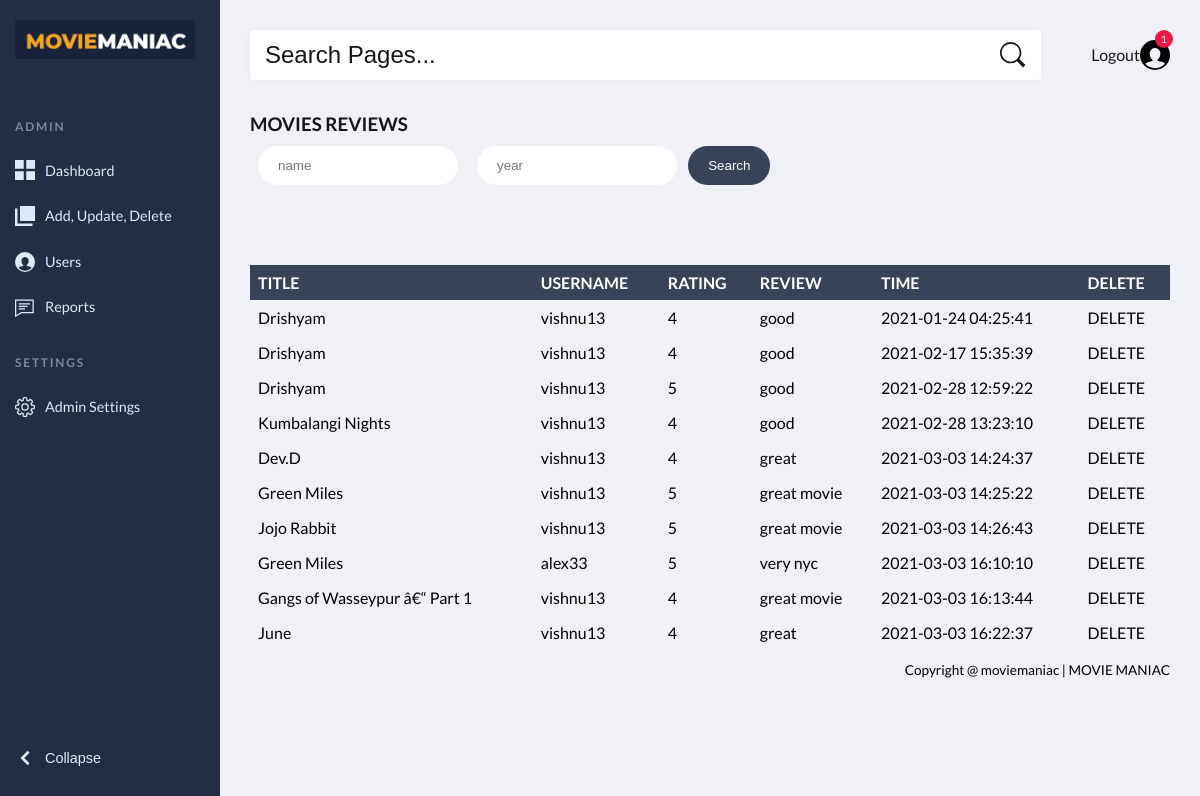
The page /viewmoviesreview.php on the database its author committed.
### tables this page shows
CREATE TABLE IF NOT EXISTS `moviesreview` (
  `movietitle` varchar(100) NOT NULL,
  `username` varchar(100) NOT NULL,
  `reviewrating` int(10) NOT NULL,
  `reviewcontent` varchar(500) NOT NULL,
  `time` timestamp NOT NULL DEFAULT CURRENT_TIMESTAMP,
  `report` int(6) NOT NULL
);

### viewmoviesreview.php (the view, shortened to what this page needs)
<?php
 include("conn.php");
 include("adminheader.php");
   $no=0;
   if(!isset($_GET['nosearch']) AND !isset($_GET['namesearch'])){
       $sql = "SELECT * FROM moviesreview";
        $res=mysqli_query($conn,$sql);
        $no=mysqli_num_rows($res);
      }
?>
<!DOCTYPE html>
<html>
<head>
<link rel="stylesheet" href="adminstyle.css">
</head>
<body>
<?php
include("adminheaderfuc.php")
?>
<h3>MOVIES REVIEWS</h3>
<form class="sea" method="get" action="" >
  <input class="sear" type="text" name="namesearch" placeholder="name" value="<?php if(isset($_GET['namesearch'])) echo $_GET['namesearch']; ?>">
  <input class="searc" type="number" name="nosearch" placeholder="year" value="<?php if(isset($_GET['nosearch'])) echo $_GET['nosearch']; ?>">
  <input type="submit"   name="submit" value="Search">
</form>
<?php
if($no>0)
{
?>
<br><br><br>
<table>
  <tr>
    <th>TITLE</th>
    <th>USERNAME</th>
    <th>RATING</th>
    <th>REVIEW</th>
    <th>TIME</th>
    <th>DELETE</th>
  </tr>
<?php
  while($r=mysqli_fetch_array($res))
  {
?>
<tr>
    <td><?php echo $r['movietitle']; ?></td>
    <td><?php echo $r['username']; ?></td>
    <td><?php echo $r['reviewrating']; ?></td>
    <td><?php echo $r['reviewcontent']; ?></td>
    <td><?php echo $r['time']; ?></td>
    <td><a href="delmoviesreview.php?time=<?php echo $r['time']; ?>" onClick="return check()">DELETE</a></td>
</tr>
<?php
  }
?>
</table>
<?php
  }
  else
  {
?>
<br><br><br><br><br><br><br><br><br><br><br><br>
<p> <?php echo "No Records!!!!!!!!"; ?></p>
<?php
  }
?>
<?php
include("adminfooter.php");
?>
</body>
</html>

### adminheader.php (shortened to what this page needs)
<header class="page-header">
  <nav>
    <a href="dashboard.php">
      <img class="logo"  src="logo.png" alt="MOVIE MANIAC"></a>
    <ul class="admin-menu">
      <li class="menu-heading">
        <h3>Admin</h3>
      </li>
      <li>
        <a href="dashboard.php">
        <svg>
            <use xlink:href="#dashboard"></use>
          </svg>
          <span>  Dashboard</span>
        </a>
      </li>
      <li>
        <a href="pages.php">
          <svg>
            <use xlink:href="#pages"></use>
          </svg>
          <span> Add, Update, Delete</span>
        </a>
      </li>
      <li>
        <a href="viewusers.php">
          <svg>
            <use xlink:href="#users"></use>
          </svg>
          <span>Users</span></a>
      </li>
      <li>
        <a href="reports.php">
          <svg>
           <use xlink:href="#comments"></use>
          </svg>
          <span>Reports</span>
        </a>
      </li>
      <li class="menu-heading">
        <h3>Settings</h3>
      </li>
      <li>
        <a href="adminsettings.php">
          <svg>
          <use xlink:href="#options"></use>
          </svg>
          <span>Admin Settings</span>
        </a>
      </li>
      <li>
        <button class="collapse-btn" aria-expanded="true" aria-label="collapse menu">
          <svg aria-hidden="true">
            <use xlink:href="#collapse"></use>
          </svg>
          <span>Collapse</span>
        </button>
      </li>
    </ul>
  </nav>
</header>

### adminheaderfuc.php (shortened to what this page needs)
<section class="page-content">
  <section class="search-and-user">
    <form>
      <input type="search" placeholder="Search Pages...">
      <button type="submit" aria-label="submit form">
        <svg aria-hidden="true">
          <use xlink:href="#search"></use>
        </svg>
      </button>
    </form>
    <div class="admin-profile">
      <span> <a href="logout.php" > Logout </a></span>
      <div class="notifications">
        <span class="badge">1</span>
        <svg>
          <use xlink:href="#users"></use>
        </svg>
      </div>
    </div>
   </section>

### adminfooter.php
<div class="container d-flex justify-content-center">
	<div class="page-footer m-5">
		<p>Copyright @ moviemaniac | <a href="login.php" target="_blank">MOVIE MANIAC</a></p>
	</div>
</div>

### adminstyle.css (style rules this page uses)
:root { --page-header-bgColor: #242e42; --page-header-bgColor-hover: #1d2636; --page-header-txtColor: #dde9f8; --page-header-headingColor: #7889a4; --page-header-width: 220px; --page-content-bgColor: #f0f1f6; --page-content-txtColor: #171616; --page-content-blockColor: #fff; --white: #fff; --black: #333; --blue: #00b9eb; --red: #ec1848; --border-radius: 4px; --box-shadow: 0 0 10px -2px rgba(0, 0, 0, 0.075); }
* { padding: 0; margin: 0; box-sizing: border-box; }
ul { list-style: none; }
a, button { color: inherit; }
a { text-decoration: none; }
button { background: none; cursor: pointer; }
input { -webkit-appearance: none; }
button, input { border: none; }
svg { display: block; }
body { font: 16px/1.5 "Lato", sans-serif; }
.page-header { position: fixed; top: 0; left: 0; right: 0; bottom: 0; overflow: auto; padding-top: 20px; width: var(--page-header-width); color: var(--page-header-txtColor); background: var(--page-header-bgColor); }
.page-header nav { display: flex; flex-direction: column; min-height: 100%; }
.page-header .logo { display: block; max-width: 180px; margin: 0 15px; }
.page-header .admin-menu { display: flex; flex-direction: column; flex-grow: 1; margin-top: 35px; }
.page-header .admin-menu li:nth-last-child(2) { margin-bottom: 35px; }
.page-header .admin-menu li:last-child { margin-top: auto; margin-bottom: 20px; }
.page-header .admin-menu li > * { width: 100%; padding: 12px 15px; }
.page-header .admin-menu .menu-heading h3 { text-transform: uppercase; letter-spacing: 0.15em; font-size: 12px; margin-top: 12px; color: var(--page-header-headingColor); }
.page-header .admin-menu svg { width: 20px; height: 20px; fill: var(--page-header-txtColor); margin-right: 10px; transition: fill 0.2s; }
.page-header .admin-menu a, .page-header .admin-menu button { display: flex; align-items: center; font-size: 0.9rem; transition: background 0.2s, color 0.2s; }
.page-content { position: relative; left: var(--page-header-width); width: calc(100% - var(--page-header-width)); min-height: 100vh; padding: 30px; color: var(--page-content-txtColor); background: var(--page-content-bgColor); }
.search-and-user { display: grid; grid-template-columns: 1fr auto; grid-column-gap: 50px; align-items: center; background: var(--page-content-bgColor); margin-bottom: 30px; }
.search-and-user form { position: relative; }
.search-and-user input[type="search"] { width: 100%; height: 50px; font-size: 1.5rem; padding-left: 15px; background: var(--page-content-blockColor); color: var(--white); border-radius: var(--border-radius); box-shadow: var(--box-shadow); }
.search-and-user ::placeholder { color: var(--page-content-txtColor); }
.search-and-user form svg { width: 26px; height: 26px; fill: var(--page-content-txtColor); }
.search-and-user form button { position: absolute; top: 50%; right: 15px; transform: translateY(-50%); }
.search-and-user .admin-profile { display: flex; align-items: center; }
.search-and-user .admin-profile svg { width: 30px; height: 30px; }
.search-and-user .admin-profile .notifications { position: relative; }
.search-and-user .admin-profile .badge { display: flex; align-items: center; justify-content: center; position: absolute; top: -10px; right: -3px; width: 18px; height: 18px; border-radius: 50%; font-size: 10px; color: var(--white); background: var(--red); }
.page-footer { font-size: 0.85rem; text-align: right; margin-top: 10px; }

### viewmoviesreview.php (style rules this page uses)
form { position: center; }
.sea .sear { width:200px; border-radius: 20px; padding: 12px 20px; margin: 8px 8px; }
.sea .searc { width:200px; border-radius: 20px; margin: 8px 8px; padding: 12px 20px; }
a { text-decoration: none; }
th { background-color: #394357; color: white; text-align: left; padding: 8px; }
table { border-collapse: collapse; width: 100%; }
td { text-align: left; padding: 8px; color: black; border-radius: 20px; }
p { color: black; }
input[type=submit] { background-color:#394357 ; padding: 12px 20px; border-radius: 20px; color:white }

### rows shown on the page
moviesreview: movietitle "Drishyam", username "vishnu13", reviewrating "4", reviewcontent "good", time "2021-01-24 04:25:41"
moviesreview: movietitle "Drishyam", username "vishnu13", reviewrating "4", reviewcontent "good", time "2021-02-17 15:35:39"
moviesreview: movietitle "Drishyam", username "vishnu13", reviewrating "5", reviewcontent "good", time "2021-02-28 12:59:22"
moviesreview: movietitle "Kumbalangi Nights", username "vishnu13", reviewrating "4", reviewcontent "good", time "2021-02-28 13:23:10"
moviesreview: movietitle "Dev.D", username "vishnu13", reviewrating "4", reviewcontent "great", time "2021-03-03 14:24:37"
moviesreview: movietitle "Green Miles", username "vishnu13", reviewrating "5", reviewcontent "great movie", time "2021-03-03 14:25:22"
moviesreview: movietitle "Jojo Rabbit", username "vishnu13", reviewrating "5", reviewcontent "great movie", time "2021-03-03 14:26:43"
moviesreview: movietitle "Green Miles", username "alex33", reviewrating "5", reviewcontent "very nyc", time "2021-03-03 16:10:10"
moviesreview: movietitle "Gangs of Wasseypur â€“ Part 1", username "vishnu13", reviewrating "4", reviewcontent "great movie", time "2021-03-03 16:13:44"
moviesreview: movietitle "June", username "vishnu13", reviewrating "4", reviewcontent "great", time "2021-03-03 16:22:37"
